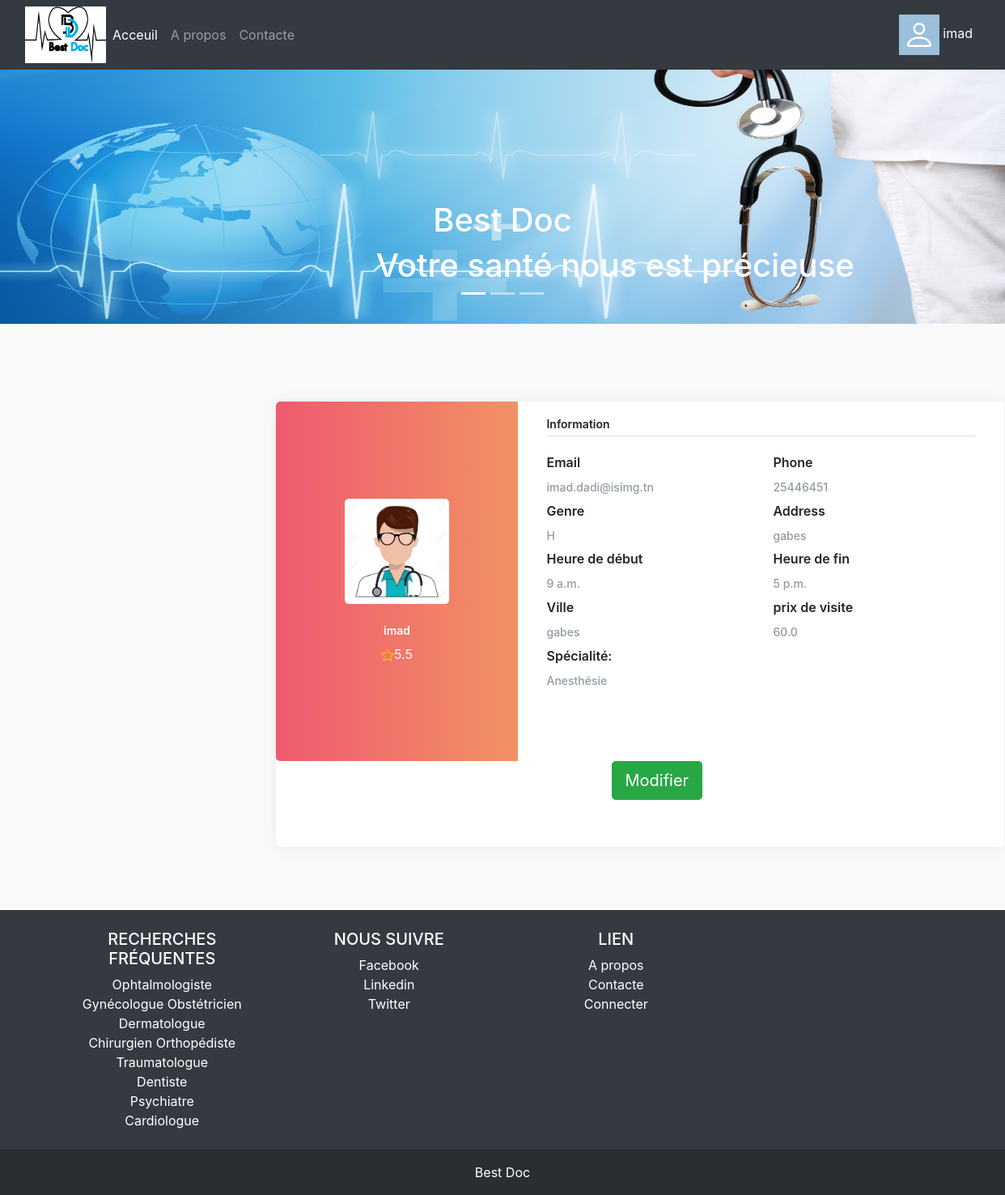
Page /pro_med/ (signed in) on the committed database.
### classification/models.py (models this page shows, shortened)
class Utilisateur(models.Model):
    SEXE_CHOICES=(
        ('H','Homme'),
        ('F','Femme'),
        )
    compte=models.ForeignKey(Compte,on_delete=models.CASCADE,default=True)
    sexe=models.CharField(max_length=10, choices=SEXE_CHOICES,default=True)
    class Meta:
        abstract=True

class Medecin(Utilisateur):
    name=models.CharField(max_length=200, null=True)
    local=models.CharField(max_length=200, null=True)
    numero_tel=models.CharField(max_length=200, null=True)
    prix_visite=models.FloatField(null=True)
    start_time= models.TimeField(null=True, blank=True)
    end_time=models.TimeField(null=True, blank=True)
    spécialité=models.ForeignKey(Spécialité,null=True, on_delete=models.SET_NULL)
    ville=models.ForeignKey(Ville,null=True,on_delete=models.SET_NULL)
    note=models.FloatField(null=True,default=True)

class Compte(models.Model):
    ROLE_CHOICES=(
        ('P','PATIENT'),
        ('M','MEDECIN')
        )
    roles=models.CharField(max_length=10, choices=ROLE_CHOICES, default=None)
    user=models.ForeignKey(User,on_delete=models.CASCADE,default=True)

class Ville(models.Model):
    nom=models.CharField(max_length=200, null=True)
    def  __str__(self):
         return self.nom

class Spécialité(models.Model):
    nom=models.CharField(max_length=200, null=True)
    def  __str__(self):
         return self.nom

### classification/views.py (the view)
# urls.py: path('pro_med/',views.pro_med,name='pro_med'),
@login_required (login_url="/connecter/")
def pro_med(request):
    compte=Compte.objects.get(user=request.user)
    medecins=Medecin.objects.get(compte=compte)
    context={'medecins':medecins,'compte':compte}
    return render(request,'base/pro_med.html',context)

### classification/templates/base/pro_med.html (shortened to what this page needs)
{% extends 'base/base.html' %}
{% load static %}
{% block contenu %}
<br/><br/>
<link href="{% static 'css/pro_medecin.css' %}" rel="stylesheet">
<div class="page-content page-container " id="page-content">
  <div class="padding ">
      <div class="row container d-flex justify-content-center ">
          <div class="col-xl-6 col-md-12 ">
              <div class="card user-card-full ">
                  <div class="row m-l-0 m-r-0 ">
                      <div class="col-sm-4 bg-c-lite-green user-profile">
                          <div class="card-block text-center text-white">
                            {% if medecins.sexe == 'H' %}
                              <div class="m-b-25"> <img src="{% static 'images/avatar9.jpg' %}" class="img-radius w-50" alt="User-Profile-Image">
                                {% else %}
                                <div class="m-b-25"> <img src="{% static 'images/avatar4.jpg' %}" class="img-radius w-50" alt="User-Profile-Image">
                                {% endif %}
                              </div>
                              <h6 class="f-w-600">{{medecins.compte.user.username}}</h6>
                              <span>{{medecins.note}}</span>
                          </div>
                      </div>
                      <div class="col-sm-8">
                          <div class="card-block">
                              <h6 class="m-b-20 p-b-5 b-b-default f-w-600">Information</h6>
                              <div class="row">
                                  <div class="col-sm-6">
                                      <p class="m-b-10 f-w-600">Email</p>
                                      <h6 class="text-muted f-w-400">{{medecins.compte.user.email}}</h6>
                                  </div>
                                  <div class="col-sm-6">
                                      <p class="m-b-10 f-w-600">Phone</p>
                                      <h6 class="text-muted f-w-400">{{medecins.numero_tel}}</h6>
                                  </div>
                              </div>
                              <div class="row">
                                  <div class="col-sm-6">
                                      <p class="m-b-10 f-w-600">Genre</p>
                                      <h6 class="text-muted f-w-400">{{medecins.sexe}}</h6>
                                  </div>
                                  <div class="col-sm-6">
                                      <p class="m-b-10 f-w-600">Address</p>
                                      <h6 class="text-muted f-w-400">{{medecins.local}}</h6>
                                  </div>
                              </div>
                              <div class="row">
                                <div class="col-sm-6">
                                    <p class="m-b-10 f-w-600">Heure de début</p>
                                    <h6 class="text-muted f-w-400">{{medecins.start_time}}</h6>
                                </div>
                                <div class="col-sm-6">
                                    <p class="m-b-10 f-w-600">Heure de fin</p>
                                    <h6 class="text-muted f-w-400">{{medecins.end_time}}</h6>
                                </div>
                            </div>
                            <div class="row">
                              <div class="col-sm-6">
                                  <p class="m-b-10 f-w-600">Ville</p>
                                  <h6 class="text-muted f-w-400">{{medecins.ville}}</h6>
                              </div>
                              <div class="col-sm-6">
                                  <p class="m-b-10 f-w-600">prix de visite</p>
                                  <h6 class="text-muted f-w-400">{{medecins.prix_visite}}</h6>
                              </div>
                          </div>
                          <div class="row">
                            <div class="col-sm-6">
                                <p class="m-b-10 f-w-600">Spécialité:</p>
                                <h6 class="text-muted f-w-400">{{medecins.spécialité}}</h6>
                            </div>
                        </div>
                          </div>
                      </div>
                      <div class="col-md-2" style="margin-left: 400px;">
                        <a class="btn btn-lg btn-success" href="{% url 'modifier' %}"> Modifier</a>
                      </div>
                  </div>
              </div>
          </div>
      </div>
  </div>
</div>
{%endblock%}

### classification/templates/base/base.html (shortened to what this page needs)
{% load static %}
<!DOCTYPE html>
<html>
    <head>
<link href="https://cdn.jsdelivr.net/npm/bootstrap@5.0.0-beta2/dist/css/bootstrap.min.css" rel="stylesheet">
<link href="{% static 'css/base.css' %}" rel="stylesheet">
<link href="//maxcdn.bootstrapcdn.com/bootstrap/4.1.1/css/bootstrap.min.css" rel="stylesheet" id="bootstrap-css">
    </head>
    <body>
        <nav class="navbar navbar-expand-lg navbar-dark bg-dark fixed-top " >
            <div class="container-fluid">
              <a href="{% url 'acceuil' %}" ><img src="{% static 'images/img.png'%}" style="width: 100px; height: 70px;"></a>
              <div class="collapse navbar-collapse " id="navbarScroll">
                <ul class="navbar-nav me-auto my-2 my-lg-0 navbar-nav-scroll " style="--bs-scroll-height: 100px;">
                  <li class="nav-item">
                    <a class="nav-link active" aria-current="page" href="{% url 'acceuil' %}">Acceuil</a>
                  </li>
                  <li class="nav-item ">
                    <a class="nav-link" href="{% url 'propos' %}"  aria-expanded="false">
                      A propos
                    </a>
                  </li>
                  <li class="nav-item ">
                    <a class="nav-link " href="{% url 'contact' %}"  aria-expanded="false">
                      Contacte
                    </a>
                  </li>
                </ul>
                {% if user.is_authenticated %}
                <div class="dropdown">
                  <button class="dropbtn "></button>
            <span > {{request.user}}</span> &nbsp;
          </div>
            {% else %}
            <a class="btn btn-danger " href="{% url 'connecter' %}" role="button"> Se connecter</a>&nbsp;&nbsp;
            {%endif%}
              </div>
            </div>
          </nav>
          <div id="carouselExampleIndicators" class="carousel slide" data-bs-ride="carousel">
            <div class="carousel-indicators">
              <button type="button" data-bs-target="#carouselExampleIndicators" data-bs-slide-to="0" class="active" aria-current="true" aria-label="Slide 1"></button>
              <button type="button" data-bs-target="#carouselExampleIndicators" data-bs-slide-to="1" aria-label="Slide 2"></button>
              <button type="button" data-bs-target="#carouselExampleIndicators" data-bs-slide-to="2" aria-label="Slide 3"></button>
            </div>
            <div class="carousel-inner" >
              <div class="carousel-item active">
                <img src="{% static 'images/santé1.jpg' %}" class="d-block w-100" style="height: 400px;" alt="Doc1"  >
                <div class="carousel-caption d-none d-md-block">
                  <h1 class="text-center">Best Doc</h1>
                  <h1 class="text-right">Votre santé nous est précieuse</h1>
                </div>
              </div>
            </div>
            <button class="carousel-control-prev" type="button" data-bs-target="#carouselExampleIndicators"  data-bs-slide="prev">
              <span class="carousel-control-prev-icon" aria-hidden="true"></span>
            </button>
            <button class="carousel-control-next" type="button" data-bs-target="#carouselExampleIndicators"  data-bs-slide="next">
              <span class="carousel-control-next-icon" aria-hidden="true"></span>
            </button>
          </div>
        {% block contenu %}
        {% endblock %}
<footer class="bg-dark text-center text-white">
    <div class="container p-4">
      <section class="">
        <div class="row">
          <div class="col-lg-3 col-md-6 mb-4 mb-md-0">
            <h5 class="text-uppercase">Recherches fréquentes</h5>
            <ul class="list-unstyled mb-0">
              <li>
                <a href="#!" class="text-white">Ophtalmologiste </a>
              </li>
              <li>
                <a href="#!" class="text-white">Gynécologue Obstétricien </a>
              </li>
              <li>
                <a href="#!" class="text-white">Dermatologue</a>
              </li>
              <li>
                <a href="#!" class="text-white">Chirurgien Orthopédiste Traumatologue</a>
              </li>
              <li>
                <a href="#!" class="text-white">Dentiste</a>
              </li>
              <li>
                <a href="#!" class="text-white">Psychiatre</a>
              </li>
              <li>
                <a href="#!" class="text-white">Cardiologue</a>
              </li>
            </ul>
          </div>
          <div class="col-lg-3 col-md-6 mb-4 mb-md-0">
            <h5 class="text-uppercase">Nous suivre </h5>
            <ul class="list-unstyled mb-0">
              <li>
                <a href="#!" class="text-white">Facebook</a>
              </li>
              <li>
                <a href="#!" class="text-white">Linkedin</a>
              </li>
              <li>
                <a href="#!" class="text-white">Twitter</a>
              </li>
            </ul>
          </div>
          <div class="col-lg-3 col-md-6 mb-4 mb-md-0">
            <h5 class="text-uppercase">Lien</h5>
            <ul class="list-unstyled mb-0">
              <li>
                <a href="{% url 'propos' %}" class="text-white">A propos</a>
              </li>
              <li>
                <a href="{% url 'contact' %}" class="text-white">Contacte</a>
              </li>
              <li>
                <a href="{% url 'connecter' %}" class="text-white">Connecter</a>
              </li>
            </ul>
          </div>
        </div>
      </section>
    </div>
    <div class="text-center p-3" style="background-color: rgba(0, 0, 0, 0.2);">
      <a class="text-white" href="#">Best Doc</a>
    </div>
  </footer>
 </body>
</html>

### static/css/base.css (style rules this page uses)
.dropbtn { background-color: #9CBFDB; color: white; padding: 3px; font-size: 15px; border: none; cursor: pointer; height: 50px; width: 50px; }
.dropdown { position: relative; display: inline-block; }
span { color: rgb(253, 253, 253); }

### static/css/pro_medecin.css (style rules this page uses)
body { background-color: #f9f9fa }
.padding { padding: 3rem !important }
.user-card-full { overflow: hidden }
.card { width: 900px; height: 550px; border-radius: 5px; -webkit-box-shadow: 0 1px 20px 0 rgba(69, 90, 100, 0.08); box-shadow: 0 1px 20px 0 rgba(69, 90, 100, 0.08); border: none; margin-bottom: 30px }
.m-r-0 { margin-right: 0px }
.m-l-0 { margin-left: 0px }
.user-card-full .user-profile { border-radius: 5px 0 0 5px }
.bg-c-lite-green { background: -webkit-gradient(linear, left top, right top, from(#f29263), to(#ee5a6f)); background: linear-gradient(to right, #ee5a6f, #f29263) }
.user-profile { padding: 100px 0 }
.card-block { padding: 1.25rem }
.m-b-25 { margin-bottom: 25px }
.img-radius { border-radius: 5px }
h6 { font-size: 14px }
.card .card-block p { line-height: 25px }
.b-b-default { border-bottom: 1px solid #e0e0e0 }
.m-b-20 { margin-bottom: 20px }
.p-b-5 { padding-bottom: 5px !important }
.m-b-10 { margin-bottom: 10px }
.text-muted { color: #919aa3 !important }
.f-w-600 { font-weight: 600 }

### rows in the picture
Medecin: compte.user.username "imad", note "5.5", compte.user.email "imad.dadi@isimg.tn", numero_tel "25446451", sexe "H", local "gabes", start_time "9 a.m.", end_time "5 p.m.", ville "gabes", prix_visite "60.0", spécialité "Anesthésie"

### other values in the picture
{{ request.user }} "imad"
